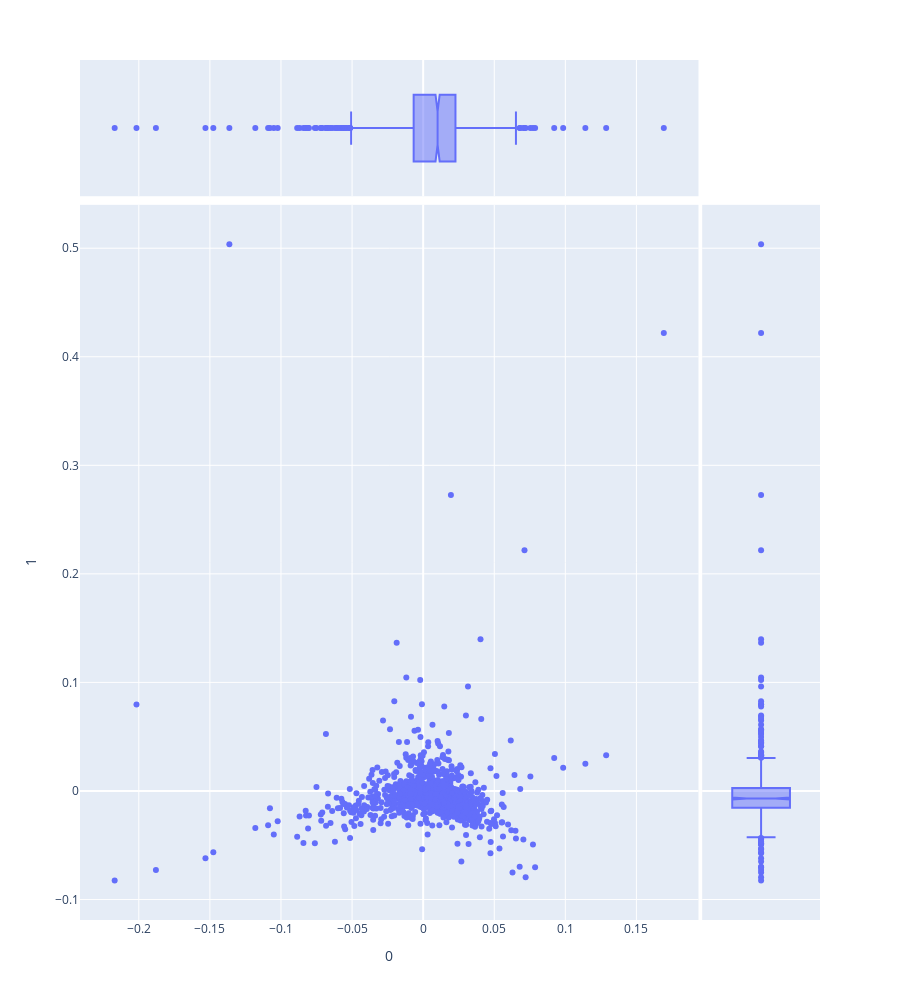

Notebook source saved alongside this figure:
### Code cell
px.scatter(LOADINGS, 0, 1,  
           #hover_name=DOC.label, 
           marginal_x='box', marginal_y='box', height=1000)

### Figure 1 — Plotly figure (JSON) as saved in the notebook; plotly's stock layout.template omitted (floating-point values rounded to 4 significant figures; data arrays with more than 128 entries replaced by an {"elided": "..."} marker saying what was removed)
{"data": [{"hovertemplate": "0=%{x}<br>1=%{y}<extra></extra>", "legendgroup": "", "marker": {"color": "#636efa", "symbol": "circle"}, "mode": "markers", "name": "", "orientation": "v", "showlegend": false, "type": "scatter", "x": {"elided": "1000 float values"}, "xaxis": "x", "y": {"elided": "1000 float values"}, "yaxis": "y"}, {"alignmentgroup": "True", "hovertemplate": "0=%{x}<extra></extra>", "legendgroup": "", "marker": {"color": "#636efa", "symbol": "circle"}, "name": "", "notched": true, "offsetgroup": "", "showlegend": false, "type": "box", "x": {"elided": "1000 float values"}, "xaxis": "x3", "yaxis": "y3"}, {"alignmentgroup": "True", "hovertemplate": "1=%{y}<extra></extra>", "legendgroup": "", "marker": {"color": "#636efa", "symbol": "circle"}, "name": "", "notched": true, "offsetgroup": "", "showlegend": false, "type": "box", "xaxis": "x2", "y": {"elided": "1000 float values"}, "yaxis": "y2"}], "layout": {"height": 1000, "legend": {"tracegroupgap": 0}, "margin": {"t": 60}, "xaxis": {"anchor": "y", "domain": [0, 0.8358], "title": {"text": "0"}}, "xaxis2": {"anchor": "y2", "domain": [0.8408, 1], "matches": "x2", "showgrid": false, "showline": false, "showticklabels": false, "ticks": ""}, "xaxis3": {"anchor": "y3", "domain": [0, 0.8358], "matches": "x", "showgrid": true, "showticklabels": false}, "xaxis4": {"anchor": "y4", "domain": [0.8408, 1], "matches": "x2", "showgrid": false, "showline": false, "showticklabels": false, "ticks": ""}, "yaxis": {"anchor": "x", "domain": [0, 0.8316], "title": {"text": "1"}}, "yaxis2": {"anchor": "x2", "domain": [0, 0.8316], "matches": "y", "showgrid": true, "showticklabels": false}, "yaxis3": {"anchor": "x3", "domain": [0.8416, 1], "matches": "y3", "showgrid": false, "showline": false, "showticklabels": false, "ticks": ""}, "yaxis4": {"anchor": "x4", "domain": [0.8416, 1], "matches": "y3", "showgrid": true, "showline": false, "showticklabels": false, "ticks": ""}}}
